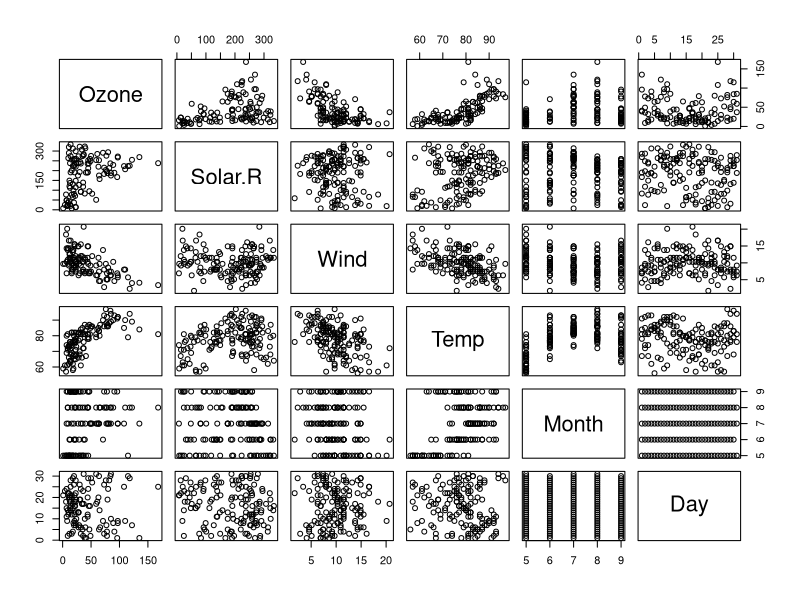
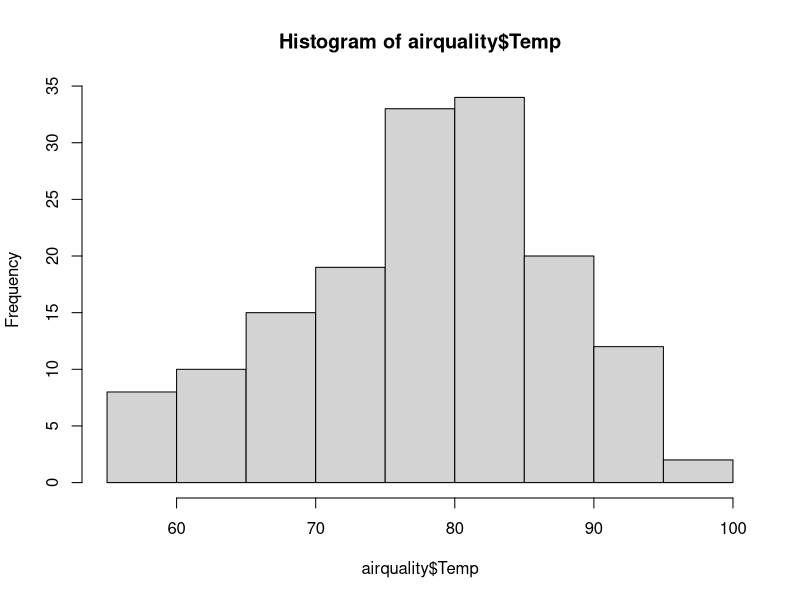
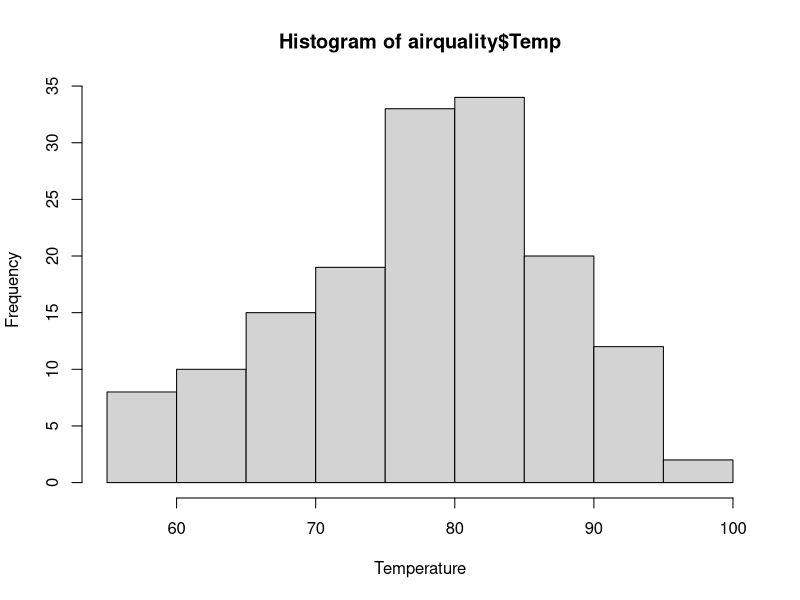
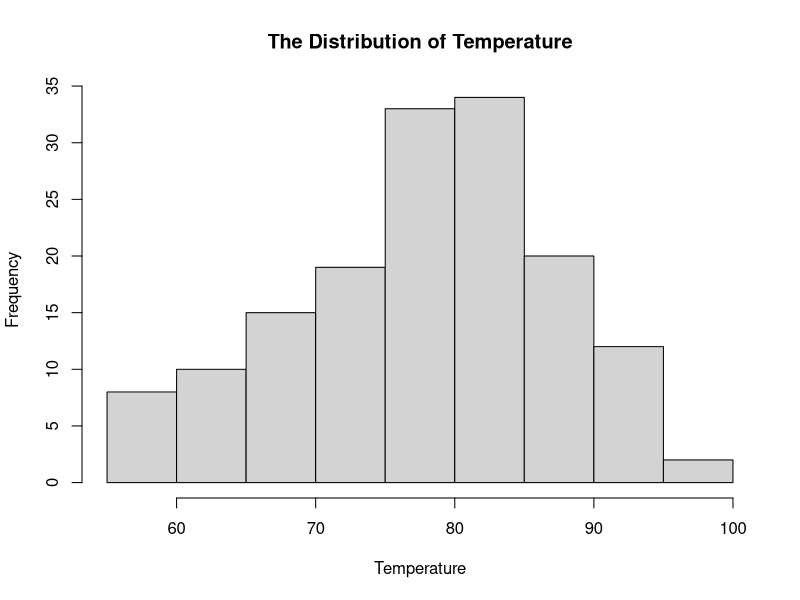
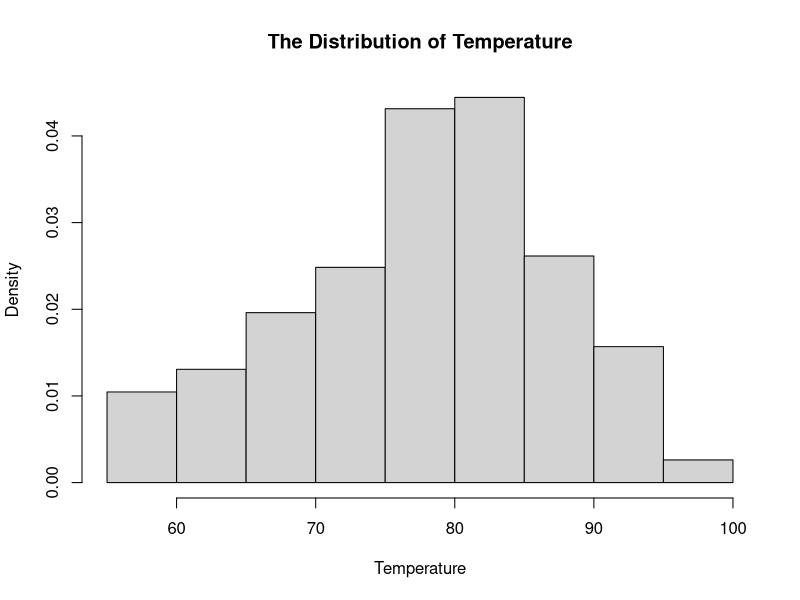
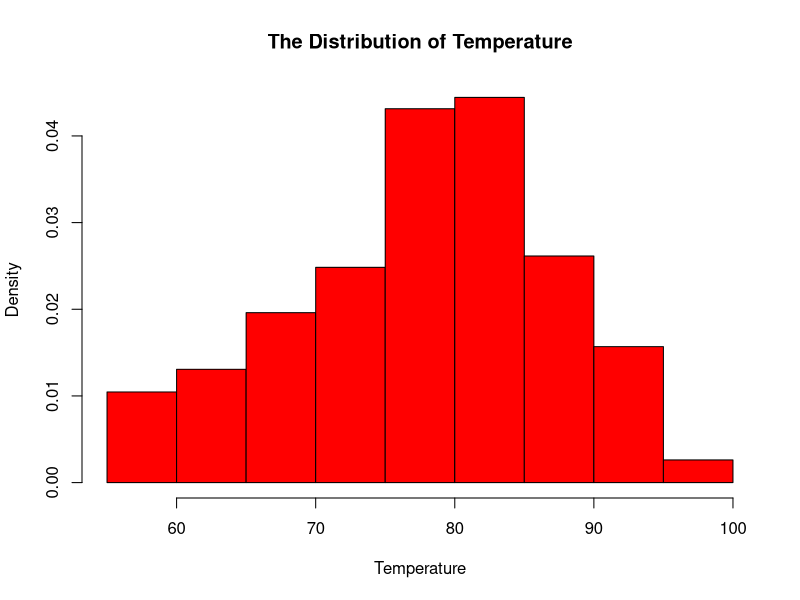
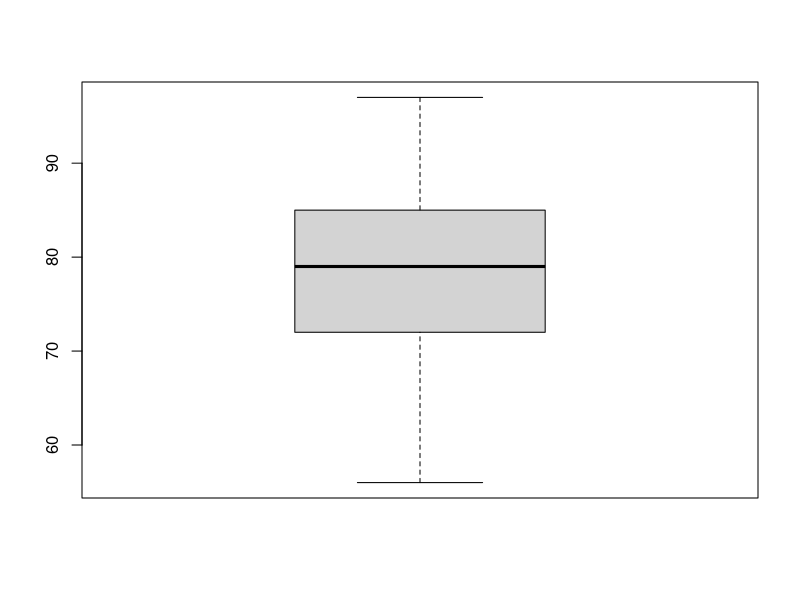
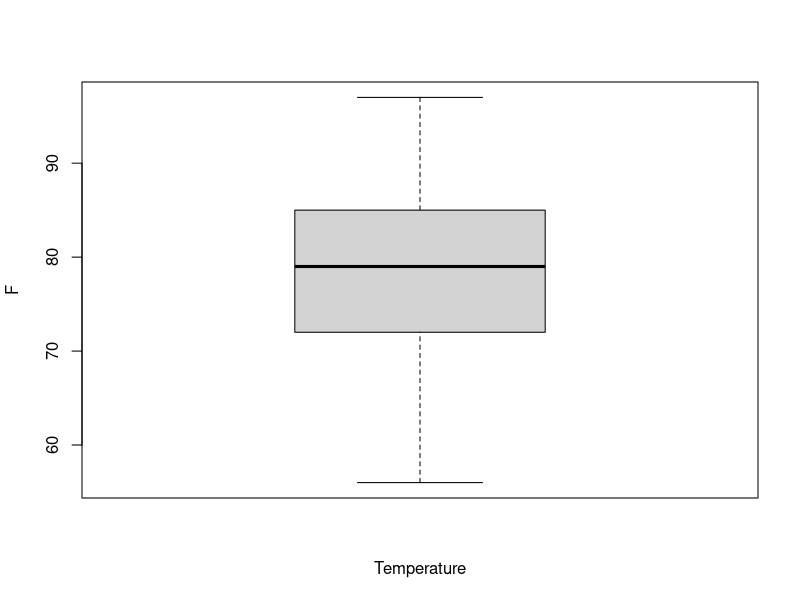

Reproduce these figures in R, in order. (Note: this script raises an error after producing the figures.)
## ---- chunk 1
knitr::opts_chunk$set(echo = TRUE)
## ---- chunk 2
plot(airquality)
## ---- chunk 3
hist(airquality$Temp) #可以绘柱状图，因为温度是数值型变量
## ---- chunk 4
#加一个横坐标
hist(airquality$Temp, xlab = "Temperature")
## ---- chunk 5
#加一个标题
hist(airquality$Temp, xlab = "Temperature", main="The Distribution of Temperature")
## ---- chunk 6
#频率变密度
hist(airquality$Temp, xlab = "Temperature",freq = FALSE, main="The Distribution of Temperature")

## ---- chunk 7
#给点颜色看看
hist(airquality$Temp, xlab = "Temperature",freq = FALSE, main="The Distribution of Temperature",col="red")
## ---- chunk 8
#绘制箱图（数值型变量）
boxplot(airquality$Temp) 
## ---- chunk 9
boxplot(airquality$Temp, xlab="Temperature",ylab="F")
## ---- chunk 10
#按月份，给每一个月的温度绘箱图
#month是分类变量
boxplot(Temp~Month,airquality,xlab="month", 
        ylab="Temperature (F)")
## ---- chunk 11
plot(Wind~Temp,airquality)
## ---- chunk 12
#with() 更简便的绘图函数，
# 再不用每个变量都引用数据集
with(airquality, plot(Wind~Temp))
title(main="wind and temp in NYC") #使用title进行修饰
## ---- chunk 13
#另外一种方式添加标题，一样的结果
with(airquality, plot(Wind, Temp,
     main="wind and temp in NYC")) 
## ---- chunk 14
#有用的 type="n"
with(airquality, plot(Wind, Temp,
                      main="Wind and Temp in NYC",
                      type="n"))
## ---- chunk 15
with(airquality, plot(Wind, Temp,
                      main="Wind and Temp in NYC",
                      type="n"))
with(subset(airquality, Month==9), 
     points(Wind, Temp, col="red"))
## ---- chunk 16
with(airquality, plot(Wind, Temp,
                      main="Wind and Temp in NYC",
                      type="n"))
with(subset(airquality, Month==9), 
     points(Wind, Temp, col="red"))
with(subset(airquality, Month==8), 
     points(Wind, Temp, col="blue"))
## ---- chunk 17
with(airquality, plot(Wind, Temp,
                      main="Wind and Temp in NYC",
                      type="n"))
with(subset(airquality, Month==9), 
     points(Wind, Temp, col="red"))

with(subset(airquality, Month==8), 
     points(Wind, Temp, col="blue"))

with(subset(airquality, Month==7), 
     points(Wind, Temp, col="green"))
#完成了用不同的颜色表示不同的月份的点
## ---- chunk 18
with(airquality, plot(Wind, Temp,
                      main="Wind and Temp in NYC",
                      type="n"))
with(subset(airquality, Month==9), 
     points(Wind, Temp, col="red"))

with(subset(airquality, Month==8), 
     points(Wind, Temp, col="blue"))

with(subset(airquality, Month==7), 
     points(Wind, Temp, col="green"))

with(subset(airquality, Month %in% c(5,6)), 
     points(Wind, Temp, col="black"))
## ---- chunk 19
with(airquality, plot(Wind, Temp,
                      main="Wind and Temp in NYC",
                      type="n"))
with(subset(airquality, Month==9), 
     points(Wind, Temp, col="red"))

with(subset(airquality, Month==8), 
     points(Wind, Temp, col="blue"))

with(subset(airquality, Month==7), 
     points(Wind, Temp, col="green"))

with(subset(airquality, Month %in% c(5,6)), 
     points(Wind, Temp, col="black"))

fit<-lm(Temp~Wind, airquality) #拟合一个回归模型
abline(fit,lwd=2) #把回归线加进去

#加入图例，说明颜色含义
legend("topright", pch=1, #右上角，空心圆点
       col=c("red","blue","green","black"),
       legend=c("Sep","August","July","Other"))
#使用基本函数绘图，需要事先计划，运行很多函数，
#可以直观的反映我们绘图的逻辑
#图例要仔细一一对应
## ---- chunk 20
par("bg") #背景颜色，默认白色
par("col") # 作图颜色，默认黑色
par("mar") #(bottom, left, top, right) 图片边距
par("mfrow") #默认一行一列
?par
## ---- chunk 21
#通过改变全局参数，使面板中呈现多幅图片
par(mfrow = c(2,2)) #设置成2行两列
hist(airquality$Temp)
hist(airquality$Temp, freq = FALSE)
hist(airquality$Temp, freq = FALSE, col="blue")

hist(airquality$Temp, freq = FALSE, col="blue")
lines(density(airquality$Temp))

par(mfrow = c(1,1))
truehist(airquality$Temp)
lines(density(airquality$Temp))
## ---- chunk 22
#两行一列
par(mfcol = c(2,1))
hist(airquality$Temp)
hist(airquality$Wind)
## ---- chunk 23
#lattice 绘图实践
library(lattice) #需要先安装install.packages("lattice")
xyplot(Temp~Ozone, data=airquality) #散点图,还没有考察交互关系
airquality$Month<-factor(airquality$Month)
## ---- chunk 24
#查看不同月份下，前面两个变量的关系
xyplot(Temp~Ozone|Month, data=airquality,
       layout=c(5,1)) #画1行5列
## ---- chunk 25
# Load the corrplot library for the corrplot() function
library(corrplot)

# Extract the numerical variables from UScereal
numericalVars <- UScereal[, 2:10]

# Compute the correlation matrix for these variables
corrMat <- cor(numericalVars)

# Generate the correlation ellipse plot
corrplot(corrMat, method = "ellipse")

